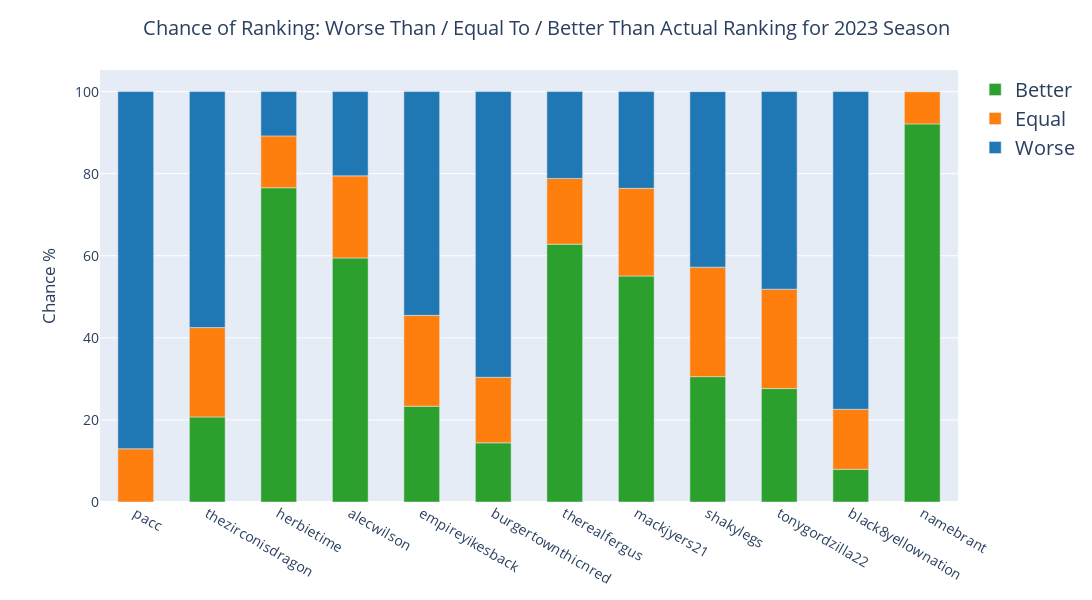

Notebook cell for this chart:
### Code cell
# Plots the season probabilities as a stacked bar chart
season_probs_melt = pd.melt(season_probs, id_vars=['username', "Playoff"], var_name=' ', value_name='Chance %')
fig = px.bar(
        season_probs_melt, 
        x='username', 
        y='Chance %', 
        color = ' ', 
        title = f'Chance of Ranking: Worse Than / Equal To / Better Than Actual Ranking for {YEAR} Season',
        color_discrete_sequence = px.colors.qualitative.D3[:3][::-1],
        )

fig.update_layout(width=1200,
                  height=600,
                  xaxis_title = None,
                  title_x = 0.5,
                  font=dict(size=14),
                  margin=dict(t=70, b=75, l=100, r=50),
                  bargap=0.5,
                  legend = dict(title = None,
                                font = dict(size=20))
                 )

### Figure 1 — Plotly figure (JSON) as saved in the notebook; plotly's stock layout.template omitted (floating-point values rounded to 4 significant figures)
{"data": [{"alignmentgroup": "True", "hovertemplate": " =Better<br>username=%{x}<br>Chance %=%{y}<extra></extra>", "legendgroup": "Better", "marker": {"color": "#2CA02C", "pattern": {"shape": ""}}, "name": "Better", "offsetgroup": "Better", "orientation": "v", "showlegend": true, "textposition": "auto", "type": "bar", "x": ["pacc", "thezirconisdragon", "herbietime", "alecwilson", "empireyikesback", "burgertownthicnred", "therealfergus", "mackjyers21", "shakylegs", "tonygordzilla22", "black8yellownation", "namebrant"], "xaxis": "x", "y": [0, 20.72, 76.57, 59.47, 23.34, 14.42, 62.83, 55.06, 30.54, 27.64, 7.96, 92.13], "yaxis": "y"}, {"alignmentgroup": "True", "hovertemplate": " =Equal<br>username=%{x}<br>Chance %=%{y}<extra></extra>", "legendgroup": "Equal", "marker": {"color": "#FF7F0E", "pattern": {"shape": ""}}, "name": "Equal", "offsetgroup": "Equal", "orientation": "v", "showlegend": true, "textposition": "auto", "type": "bar", "x": ["pacc", "thezirconisdragon", "herbietime", "alecwilson", "empireyikesback", "burgertownthicnred", "therealfergus", "mackjyers21", "shakylegs", "tonygordzilla22", "black8yellownation", "namebrant"], "xaxis": "x", "y": [12.97, 21.79, 12.64, 20, 22.14, 15.97, 16.02, 21.37, 26.69, 24.21, 14.63, 7.87], "yaxis": "y"}, {"alignmentgroup": "True", "hovertemplate": " =Worse<br>username=%{x}<br>Chance %=%{y}<extra></extra>", "legendgroup": "Worse", "marker": {"color": "#1F77B4", "pattern": {"shape": ""}}, "name": "Worse", "offsetgroup": "Worse", "orientation": "v", "showlegend": true, "textposition": "auto", "type": "bar", "x": ["pacc", "thezirconisdragon", "herbietime", "alecwilson", "empireyikesback", "burgertownthicnred", "therealfergus", "mackjyers21", "shakylegs", "tonygordzilla22", "black8yellownation", "namebrant"], "xaxis": "x", "y": [87.03, 57.49, 10.79, 20.53, 54.52, 69.61, 21.15, 23.57, 42.76, 48.15, 77.41, 0], "yaxis": "y"}], "layout": {"bargap": 0.5, "barmode": "relative", "font": {"size": 14}, "height": 600, "legend": {"font": {"size": 20}, "title": {}, "tracegroupgap": 0}, "margin": {"b": 75, "l": 100, "r": 50, "t": 70}, "title": {"text": "Chance of Ranking: Worse Than / Equal To / Better Than Actual Ranking for 2023 Season", "x": 0.5}, "width": 1200, "xaxis": {"anchor": "y", "domain": [0, 1], "title": {}}, "yaxis": {"anchor": "x", "domain": [0, 1], "title": {"text": "Chance %"}}}}
